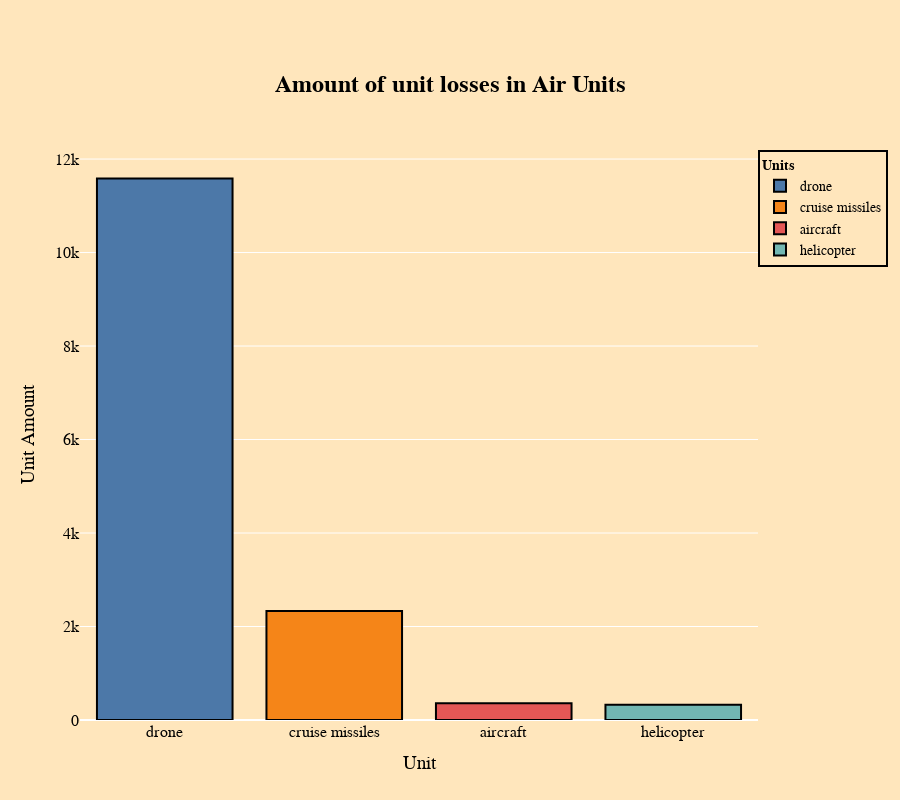

Notebook code for this chart:
### Code cell
# Filter data by type of unit.
filtered_data = cumulative_losses1[cumulative_losses1['unit_type'] == 'Air Units'].sort_values(by='unit_amount', ascending=False)

# Create bar chart.
fig = px.bar(
    filtered_data, 
    x='unit', 
    y='unit_amount', 
    color='unit',  
    labels={'unit': 'Unit', 'unit_amount': 'Unit Amount'}, 
    height=800,
    color_discrete_sequence=px.colors.qualitative.T10  
)

# Customize bar chart.
fig.update_traces(marker=dict(line=dict(color='#000000', width=2)))


fig.update_layout(
    paper_bgcolor='rgba(255, 230, 188, 1)',  
    plot_bgcolor='rgba(255, 230, 188, 1)',   
    legend=dict(
    title=dict(
        text='<b style="display: block; text-align: center;">Units</b>',
        font=dict(size=14, color='black')
    ),
    font=dict(size=14, color='black'),
    bgcolor='rgba(255, 230, 188, 1)',  
    bordercolor='black',  
    borderwidth=2,  
    x=1,  
    y=1,  
    xanchor='left',  
    yanchor='top'  
),
    font=dict(
        color='black',  
        family='Arial',
        size=16
    ),
    title=dict(
        text=f'<b>Amount of unit losses in Air Units</b>',  
        x=0.5,  
        xanchor='center', 
        yanchor='top', 
        font=dict(size=24)  
    ),
    margin=dict(t=150)
        
)

fig.show()

### Figure 1 — Plotly figure (JSON) as saved in the notebook; plotly's stock layout.template omitted (floating-point values rounded to 4 significant figures)
{"data": [{"alignmentgroup": "True", "hovertemplate": "Unit=%{x}<br>Unit Amount=%{y}<extra></extra>", "legendgroup": "drone", "marker": {"color": "#4C78A8", "line": {"color": "#000000", "width": 2}, "pattern": {"shape": ""}}, "name": "drone", "offsetgroup": "drone", "orientation": "v", "showlegend": true, "textposition": "auto", "type": "bar", "x": ["drone"], "xaxis": "x", "y": [11584], "yaxis": "y"}, {"alignmentgroup": "True", "hovertemplate": "Unit=%{x}<br>Unit Amount=%{y}<extra></extra>", "legendgroup": "cruise missiles", "marker": {"color": "#F58518", "line": {"color": "#000000", "width": 2}, "pattern": {"shape": ""}}, "name": "cruise missiles", "offsetgroup": "cruise missiles", "orientation": "v", "showlegend": true, "textposition": "auto", "type": "bar", "x": ["cruise missiles"], "xaxis": "x", "y": [2331], "yaxis": "y"}, {"alignmentgroup": "True", "hovertemplate": "Unit=%{x}<br>Unit Amount=%{y}<extra></extra>", "legendgroup": "aircraft", "marker": {"color": "#E45756", "line": {"color": "#000000", "width": 2}, "pattern": {"shape": ""}}, "name": "aircraft", "offsetgroup": "aircraft", "orientation": "v", "showlegend": true, "textposition": "auto", "type": "bar", "x": ["aircraft"], "xaxis": "x", "y": [360], "yaxis": "y"}, {"alignmentgroup": "True", "hovertemplate": "Unit=%{x}<br>Unit Amount=%{y}<extra></extra>", "legendgroup": "helicopter", "marker": {"color": "#72B7B2", "line": {"color": "#000000", "width": 2}, "pattern": {"shape": ""}}, "name": "helicopter", "offsetgroup": "helicopter", "orientation": "v", "showlegend": true, "textposition": "auto", "type": "bar", "x": ["helicopter"], "xaxis": "x", "y": [326], "yaxis": "y"}], "layout": {"barmode": "relative", "font": {"color": "black", "family": "Arial", "size": 16}, "height": 800, "legend": {"bgcolor": "rgba(255, 230, 188, 1)", "bordercolor": "black", "borderwidth": 2, "font": {"color": "black", "size": 14}, "title": {"font": {"color": "black", "size": 14}, "text": "<b style=\"display: block; text-align: center;\">Units</b>"}, "tracegroupgap": 0, "x": 1, "xanchor": "left", "y": 1, "yanchor": "top"}, "margin": {"t": 150}, "paper_bgcolor": "rgba(255, 230, 188, 1)", "plot_bgcolor": "rgba(255, 230, 188, 1)", "title": {"font": {"size": 24}, "text": "<b>Amount of unit losses in Air Units</b>", "x": 0.5, "xanchor": "center", "yanchor": "top"}, "xaxis": {"anchor": "y", "categoryarray": ["drone", "cruise missiles", "aircraft", "helicopter"], "categoryorder": "array", "domain": [0, 1], "title": {"text": "Unit"}}, "yaxis": {"anchor": "x", "domain": [0, 1], "title": {"text": "Unit Amount"}}}}
